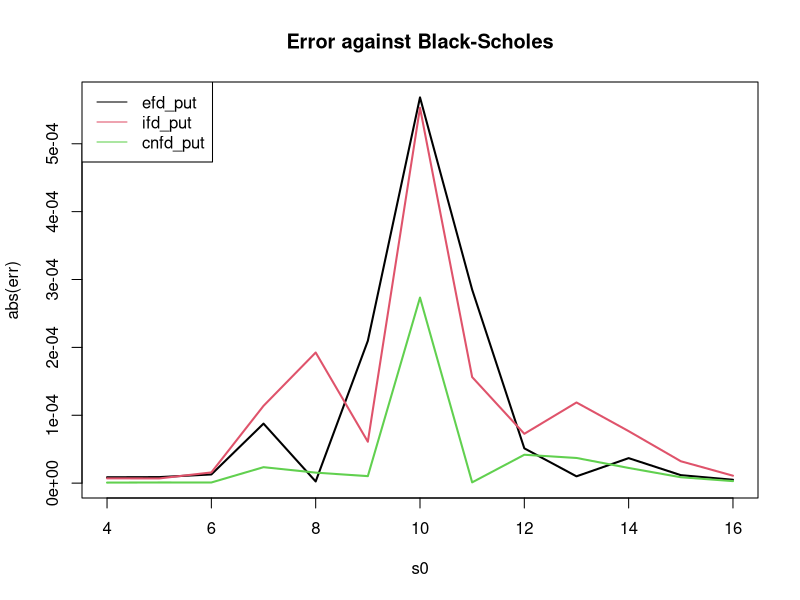
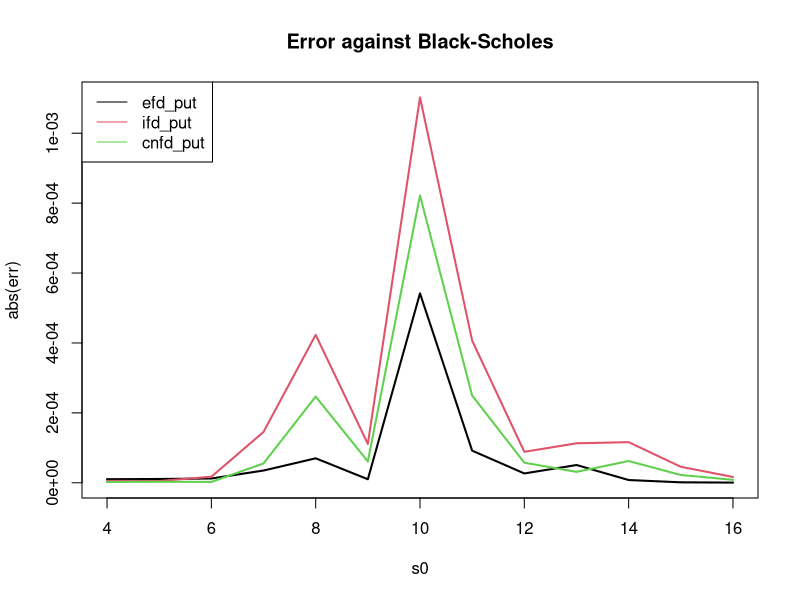
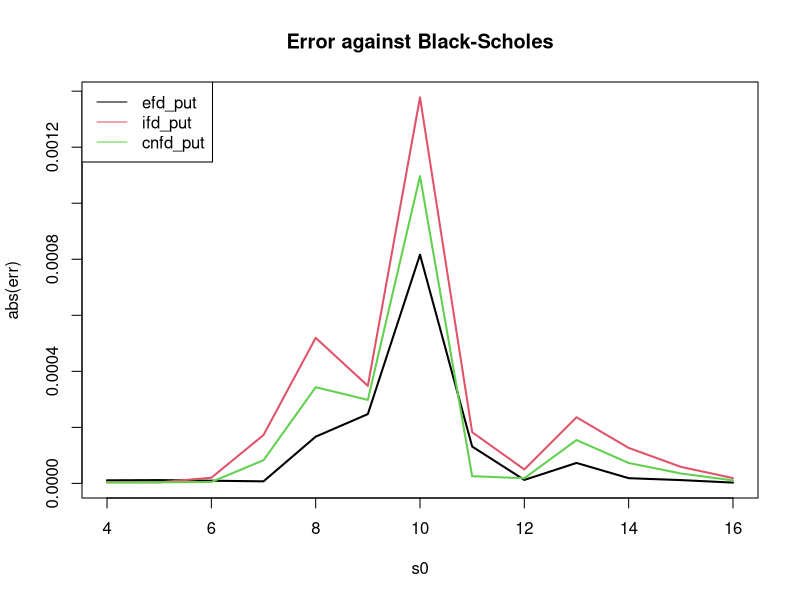
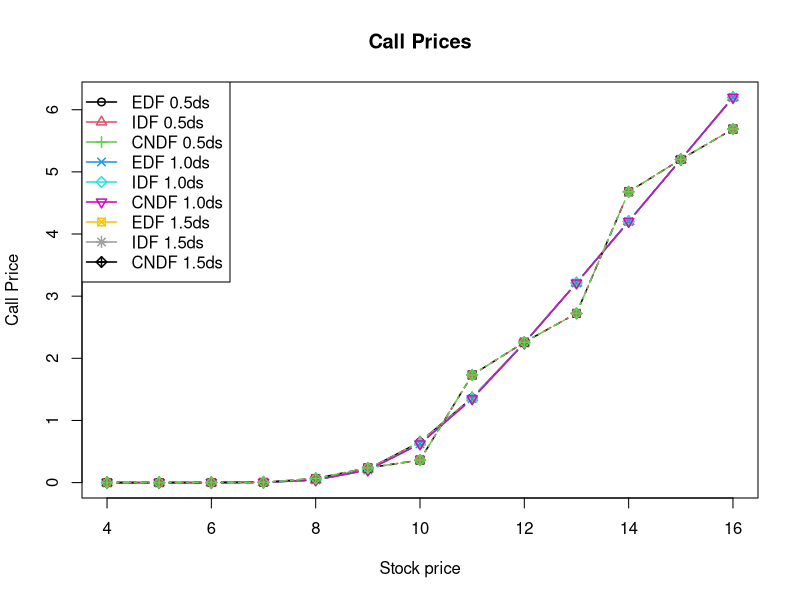
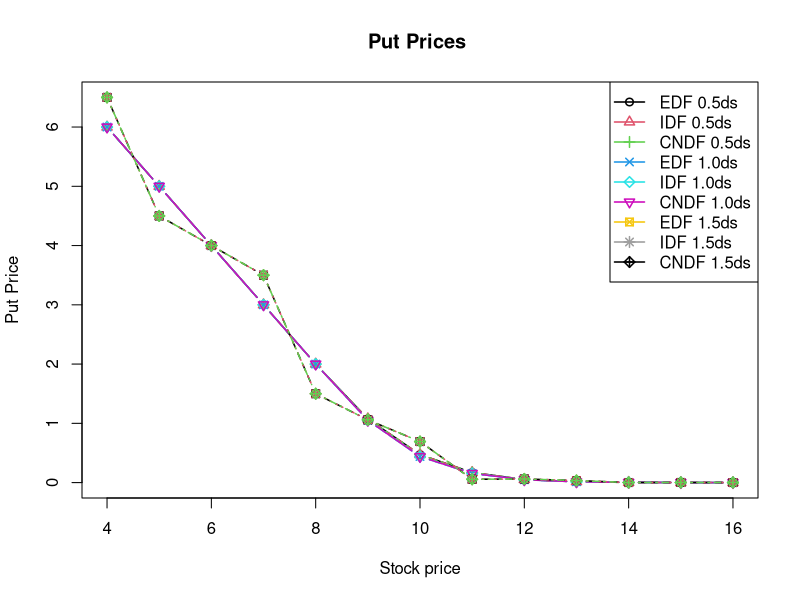

The R script that drew these images, in order:
# Explicit Finite-Difference Method 
efd <- function(s0, k, r, sig, t, dt, ds, log, put, amer){
  
  if (log) {  # if it is change in log price (dX)
    n <- floor((log(s0)-log(s0-3*sig*s0))/ds)
    # defind M and N
    M <- t/dt+1
    N <- 2*n+1

    dx <- ds
    # terminal sT
    sT <- exp(c(log(s0)+dx*(n:-n)))
  
    pu <- dt*(sig^2/(2*dx^2) + (r-sig^2/2)/(2*dx))
    pm <- 1 - dt*sig^2/dx^2 - r*dt
    pd <- dt*(sig^2/(2*dx^2) - (r-sig^2/2)/(2*dx))
    # A matrix
    A <- diag(pm, N-2, N-2)
    diag(A[-1,]) <- pu
    diag(A[,-1]) <- pd
    # set offset constans
    b <- c(pu, pd)
  } else { # if it is (dS)
    # defind M and N
    M <- t/dt+1
    sT <- seq(2*s0, 0, -ds)
    N <- length(sT)
    
    # calculate pu, pm, pd
    j <- (N-2):1
    pu <- 0.5*dt*(sig^2*j^2 + r*j)
    pm <- 1-dt*(sig^2*j^2+r)
    pd <- 0.5*dt*(sig^2*j^2 - r*j)
    # set A
    A <- diag(pm)
    diag(A[-1,]) <- pu[2:length(pu)]
    diag(A[,-1]) <- pd[1:length(pd)-1]
    # set offset constans
    b <- c(pu[1], pd[length(pd)])
  }

  payoff <- diag(0, N, M)
  if (put){
    payoff[,M] <- pmax(k-sT,0)
    payoff[1,] <- 0
    payoff[N,] <- (k-min(sT))*exp(-r*seq(t,0,-dt))
  } 
  else {
    payoff[,M] <- pmax(sT-k,0)
    payoff[1,] <- (max(sT)-k)*exp(-r*seq(t,0,-dt))
    payoff[N,] <- 0
  } 

  #loop through M
  for (i in (M-1):1){
    if (amer){  # if American option
      cv <- payoff[,i]
      cv[2:(N-1)] <- A%*%payoff[2:(N-1),i+1]
      cv[2] <- payoff[2,i]+b[1]*payoff[1,i+1]
      cv[N-1] <- payoff[N-1,i]+b[2]*payoff[N,i+1]
      payoff[,i] <- apply(cbind(payoff[,M], cv),1,max)
    } else { 
      payoff[2:(N-1),i] <- A%*%payoff[2:(N-1),i+1]
      payoff[2,i] <- payoff[2,i]+b[1]*payoff[1,i+1]
      payoff[N-1,i] <- payoff[N-1,i]+b[2]*payoff[N,i+1]
    }
  }
  return(payoff[floor(N/2)+1,1])
}

# Implicit Finite-Difference Method
ifd <- function(s0, k, r, sig, t, dt, ds, log, put, amer){
  if (log) {  #if dx
    n <- floor(log(s0)/ds)
    # defind M and N
    M <- t/dt+1
    N <- 2*n+1
    # define dx
    dx <- ds
    # terminal sT
    sT <- exp(c(log(s0)+dx*(n:-n)))

    pu = -0.5*dt*(sig^2/dx^2 + (r-sig^2/2)/dx)
    pm = 1 + dt*sig^2/dx^2 + r*dt
    pd = -0.5*dt*(sig^2/dx^2 - (r-sig^2/2)/dx)
    # A matrix
    A <- diag(pm, N-2, N-2)
    diag(A[-1,]) <- pu
    diag(A[,-1]) <- pd
    A <- rbind(c(1, -1, rep(0,N-2)), 
               cbind(c(pu, rep(0,N-3)),A,c(rep(0,N-3), pd)), 
               c(rep(0,N-2), 1, -1))
  } else { # if change in price
    # defind M and N
    M <- t/dt+1
    sT <- seq(2*s0, 0, -ds)
    N <- length(sT)
    
    j <- (N-2):1
    pu <- -0.5*dt*(sig^2*j^2 + r*j)
    pm <- 1+dt*(sig^2*j^2+r)
    pd <- 0.5*dt*(-sig^2*j^2 + r*j)
    # A matrix
    A <- diag(pm)
    diag(A[-1,]) <- pu[2:length(pu)]
    diag(A[,-1]) <- pd[1:length(pd)-1]
    # set offset constans
    b <- c(-pu[1], -pd[length(pd)])
  }

  payoff <- diag(0, N, M)
  if (put){
    payoff[,M] <- pmax(k-sT,0)
    payoff[1,] <- 0
    payoff[N,] <- (k-min(sT))*exp(-r*seq(t,0,-dt))
  } 
  else {
    payoff[,M] <- pmax(sT-k,0)
    payoff[1,] <- (max(sT)-k)*exp(-r*seq(t,0,-dt))
    payoff[N,] <- 0
  } 

  # find A inverse
  Ainv <- solve(A)
  # find option price
  if (log) {
    for (i in (M-1):1){
      # construct matrix B
      B <- payoff[,i+1]
      if (amer){  # American option
        cv <- Ainv%*%B
        payoff[,i] <- apply(cbind(payoff[,M], cv),1,max)
      } else {  #european option
        payoff[,i] <- Ainv%*%B
      }
    }
  } else {
    # loop through M
    for (i in (M-1):1){
      # construct matrix B
      B <- payoff[2:(N-1),i+1]
      B[1] <- B[1] + payoff[1,i+1]*b[1]
      B[length(N)] <- B[length(N)] + payoff[N,i+1]*b[2]
      
      if (amer){ # if American option
        cv <- payoff[,i]
        cv[2:(N-1)] <- Ainv%*%B
        payoff[,i] <- apply(cbind(payoff[,M], cv),1,max)
      } else { 
        payoff[2:(N-1),i] <- Ainv%*%B
      }
    }
  }
  return(payoff[floor(N/2)+1,1])
}


# Crank-Nicolson Finite-Difference Method
cnfd <- function(s0, k, r, sig, t, dt, ds, log, put, amer){
  if (log) { # dx
    n <- floor(log(s0)/ds)
    M <- t/dt+1
    N <- 2*n+1

    dx <- ds
    sT <- exp(c(log(s0)+dx*(n:-n)))

    pu = -0.25*dt*(sig^2/dx^2 + (r-sig^2/2)/dx)
    pm = 1 + dt*sig^2/(2*dx^2) + r*dt/2
    pd = -0.25*dt*(sig^2/dx^2 - (r-sig^2/2)/dx)
    # construct matrix A
    A <- diag(pm, N-2, N-2)
    diag(A[-1,]) <- pu
    diag(A[,-1]) <- pd
    A <- rbind(c(1, -1, rep(0,N-2)), 
               cbind(c(pu, rep(0,N-3)),A,c(rep(0,N-3), pd)), 
               c(rep(0,N-2), 1, -1))
  } else { # if ds

    M <- t/dt+1
    sT <- seq(2*s0, 0, -ds)
    N <- length(sT)

    j <- (N-2):1
    pu <- 0.25*dt*(sig^2*j^2 + r*j)
    pm <- -0.5*dt*(sig^2*j^2+r)
    pd <- 0.25*dt*(sig^2*j^2 - r*j)
    # set C
    A <- diag(1-pm)
    diag(A[-1,]) <- -pu[2:length(pu)]
    diag(A[,-1]) <- -pd[1:length(pd)-1]
    # set D
    D <- diag(1+pm)
    diag(D[-1,]) <- pu[2:length(pu)]
    diag(D[,-1]) <- pd[1:length(pd)-1]
    # set offset constans
    b <- c(pu[1], pd[length(pd)])
  }

  payoff <- diag(0, N, M)
  if (!put){ #call
    payoff[,M] <- pmax(sT-k,0)
    payoff[1,] <- (max(sT)-k)*exp(-r*seq(t,0,-dt))
    payoff[N,] <- 0
  } 
  else { #put
    payoff[,M] <- pmax(k-sT, 0)
    payoff[1,] <- 0
    payoff[N,] <- (k-min(sT))*exp(-r*seq(t,0,-dt))
  } 

  # find A inverse
  Ainv <- solve(A)
  # find option price
  if (log) {
    for (i in (M-1):1){
      # construct matrix B
      B <- payoff[,i+1]
      B[2:(N-1)] <- -pu*payoff[1:(N-2),i+1] - (pm-2)*payoff[2:(N-1),i+1] - pd*payoff[3:N,i+1] 
      # if Europian option
      if (!amer){
        payoff[,i] <- Ainv%*%B
      } else { 
        cv <- Ainv%*%B
        payoff[,i] <- apply(cbind(payoff[,M], cv),1,max)
      }
    }
  } else {
    # loop through M
    for (i in (M-1):1){
      # construct matrix B
      B <- D%*%payoff[2:(N-1),i+1]
      B[1] <- B[1] + payoff[1,i+1]*b[1] + payoff[1,i]*b[1]
      B[length(N)] <- B[length(N)] + payoff[N,i+1]*b[2] + payoff[N,i+1]*b[2]
      # if Europian option
      if (!amer){
        payoff[2:(N-1),i] <- Ainv%*%B
      } else { # if American option
        cv <- payoff[,i]
        cv[2:(N-1)] <- Ainv%*%B
        payoff[,i] <- apply(cbind(payoff[,M], cv),1,max)
      }
    }
  }
  return(payoff[floor(N/2)+1,1])
}

# Black-schole pricing model for European options
bsCall <- function(s0,t,x,r,sigma){
  d1 <- (log(s0/x)+(r+sigma^2/2)*t)/(sigma*sqrt(t))
  d2 <- d1-sigma*sqrt(t)
  c <- s0*pnorm(d1)-x*exp(-r*t)*pnorm(d2) 
  return(c)
}
bsPut <- function(s0,t,x,r,sigma){
  d1 <- (log(s0/x)+(r+sigma^2/2)*t)/(sigma*sqrt(t))
  d2 <- d1-sigma*sqrt(t)
  p <- x*exp(-r*t)*pnorm(-d2)-s0*pnorm(-d1) 
  return(p)
}


### Q1 ###
s0 <- 10
k <- 10
r <- 0.04
sig <- 0.2
t <- 0.5
dt <- 0.002
dx <- c(sig*sqrt(dt),sig*sqrt(3*dt),sig*sqrt(4*dt))

# i. European Put
p1=p2=p3=numeric(3)
# (a) Explicit Finite-Difference Method
p1 = sapply(dx,FUN=efd,s0=s0, k=k, r=r, sig=sig, t=t, dt=dt, log=T,put=T,amer=F)
# (b) Implicit Finite-Difference Method
p2 = sapply(dx,FUN=ifd,s0=s0, k=k, r=r, sig=sig, t=t, dt=dt, log=T,put=T,amer=F)
# (c) Crank-Nicolson Finite-Difference Method
p3 <- sapply(dx,FUN=cnfd,s0=s0, k=k, r=r, sig=sig, t=t, dt=dt, log=T,put=T,amer=F)
# output
cbind(EFD = c(dt=p1[1],"3dt"=p1[2],"4dt"=p1[3]), IFD = p2, CNFE = p3)

# ii. Comparison
s0 = 4:16
pbs = sapply(s0, FUN=bsPut, t=t, x=k, r=r, sigma=sig)
for (i in 1:3){
  efd_put <- sapply(s0,FUN=efd, k=k, r=r, sig=sig, t=t, dt=dt, ds=dx[i], log=T,put=T,amer=F)
  ifd_put <- sapply(s0,FUN=ifd, k=k, r=r, sig=sig, t=t, dt=dt, ds=dx[i], log=T,put=T,amer=F)
  cnfd_put <- sapply(s0,FUN=cnfd, k=k, r=r, sig=sig, t=t, dt=dt, ds=dx[i], log=T,put=T,amer=F)

  err <- cbind(efd_put, ifd_put, cnfd_put)-pbs

  matplot(s0, abs(err), type ="l", lwd = 2, lty=1, main ="Error against Black-Scholes")
  legend("topleft", legend = colnames(err), lwd=1, col = 1:3)
}


### Q2 ###
s0 <- 10
k <- 10
r <- 0.04
sig <- 0.2
t <- 0.5
dt <- 0.002
ds <- c(0.5,1,1.5)

# i. American
# (a) Explicit Finite-Difference 
Ca <- sapply(ds,FUN=efd, s0=s0, k=k, r=r, sig=sig, t=t, dt=dt, log=F, put=F, amer=T)
Pa <- sapply(ds,FUN=efd, s0=s0, k=k, r=r, sig=sig, t=t, dt=dt, log=F, put=T, amer=T)
# (b) Implicit Finite-Difference 
Cb <- sapply(ds,FUN=ifd, s0=s0, k=k, r=r, sig=sig, t=t, dt=dt, log=F, put=F, amer=T)
Pb <- sapply(ds,FUN=ifd, s0=s0, k=k, r=r, sig=sig, t=t, dt=dt, log=F, put=T, amer=T)
# (c) Crank-Nicolson 
Cc <- sapply(ds,FUN=cnfd, s0=s0, k=k, r=r, sig=sig, t=t, dt=dt, log=F, put=F, amer=T)
Pc <- sapply(ds,FUN=cnfd, s0=s0, k=k, r=r, sig=sig, t=t, dt=dt, log=F, put=T, amer=T)
# output
cbind(EFD = c("0.5ds"=Ca[1],"1.0ds"=Ca[2],"1.5ds"=Ca[3]), IFD = Cb, CNFE = Cc)  #calls
cbind(EFD = c("0.5ds"=Pa[1],"1.0ds"=Pa[2],"1.5ds"=Pa[3]), IFD = Pb, CNFE = Pc)  #puts

# ii. Graphs
s0 <- 4:16
cmat=rep(0,length(s0))
pmat=rep(0,length(s0))
for (i in 1:3){
  # calls
  efd_c <- sapply(s0,FUN=efd, k=k, r=r, sig=sig, t=t, dt=dt, ds=ds[i],log=F, put=F, amer=T)
  ifd_c <- sapply(s0,FUN=ifd, k=k, r=r, sig=sig, t=t, dt=dt, ds=ds[i],log=F, put=F, amer=T)
  cnfd_c <- sapply(s0,FUN=cnfd, k=k, r=r, sig=sig, t=t, dt=dt, ds=ds[i],log=F, put=F, amer=T)
  # puts
  efd_p <- sapply(s0,FUN=efd, k=k, r=r, sig=sig, t=t, dt=dt, ds=ds[i],log=F, put=T, amer=T)
  ifd_p <- sapply(s0,FUN=ifd, k=k, r=r, sig=sig, t=t, dt=dt, ds=ds[i],log=F, put=T, amer=T)
  cnfd_p <- sapply(s0,FUN=cnfd, k=k, r=r, sig=sig, t=t, dt=dt, ds=ds[i],log=F, put=T, amer=T)
  
  cmat=cbind(cmat,efd_c, ifd_c, cnfd_c)
  pmat=cbind(pmat,efd_p, ifd_p, cnfd_p)
}
matplot(s0, cmat[,-1], type ="b", pch=(1:9),lwd = 1.5, main="Call Prices",xlab="Stock price",ylab="Call Price")
legend("topleft", legend = c("EDF 0.5ds", "IDF 0.5ds", "CNDF 0.5ds","EDF 1.0ds", "IDF 1.0ds", "CNDF 1.0ds",
                             "EDF 1.5ds", "IDF 1.5ds", "CNDF 1.5ds"), pch=(1:9),lwd = 1.5,col = 1:9)

matplot(s0, pmat[,-1], type ="b", pch=(1:9),lwd = 1.5,main="Put Prices ", xlab = "Stock price", ylab = "Put Price")
legend("topright", legend = c("EDF 0.5ds", "IDF 0.5ds", "CNDF 0.5ds","EDF 1.0ds", "IDF 1.0ds", "CNDF 1.0ds",
                              "EDF 1.5ds", "IDF 1.5ds", "CNDF 1.5ds"), pch=(1:9),lwd = 1.5,col = 1:9)
